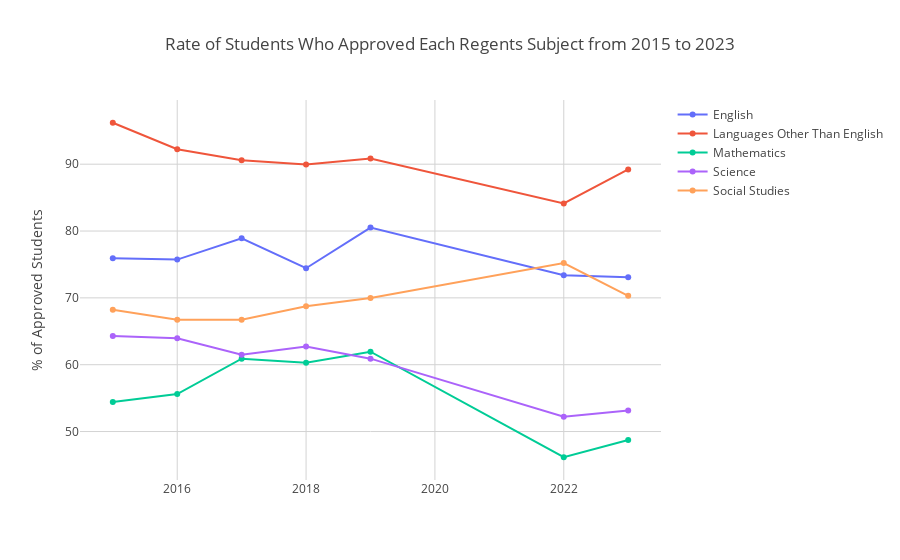

Notebook source saved alongside this figure:
### Code cell
fig = go.Figure()

for subject in all_graduates_general_test_results_per_year['Regents Subject'].unique():
    subject_row = all_graduates_general_test_results_per_year[all_graduates_general_test_results_per_year['Regents Subject'] == subject]
    subject_index = all_graduates_general_test_results_per_year['Regents Subject'].unique().tolist().index(subject)
    fig.add_trace(go.Scatter(x=subject_row['Year'], y=subject_row['% Passed'], name=subject, marker=dict(color=colors2[subject_index])))
    fig.update_yaxes(title_text='% of Approved Students')

fig.update_layout(title_text='Rate of Students Who Approved Each Regents Subject from 2015 to 2023')
fig.show()

### Figure 1 — Plotly figure (JSON) as saved in the notebook; plotly's stock layout.template omitted (floating-point values rounded to 4 significant figures)
{"data": [{"marker": {"color": "#636EFA"}, "name": "English", "type": "scatter", "x": [2015, 2016, 2017, 2018, 2019, 2022, 2023], "y": [75.92, 75.73, 78.91, 74.44, 80.52, 73.4, 73.09]}, {"marker": {"color": "#EF553B"}, "name": "Languages Other Than English", "type": "scatter", "x": [2015, 2016, 2017, 2018, 2019, 2022, 2023], "y": [96.2, 92.24, 90.59, 89.96, 90.85, 84.14, 89.22]}, {"marker": {"color": "#00CC96"}, "name": "Mathematics", "type": "scatter", "x": [2015, 2016, 2017, 2018, 2019, 2022, 2023], "y": [54.41, 55.61, 60.89, 60.28, 61.94, 46.15, 48.72]}, {"marker": {"color": "#AB63FA"}, "name": "Science", "type": "scatter", "x": [2015, 2016, 2017, 2018, 2019, 2022, 2023], "y": [64.29, 63.96, 61.48, 62.72, 60.9, 52.2, 53.15]}, {"marker": {"color": "#FFA15A"}, "name": "Social Studies", "type": "scatter", "x": [2015, 2016, 2017, 2018, 2019, 2022, 2023], "y": [68.21, 66.74, 66.72, 68.74, 69.99, 75.21, 70.31]}], "layout": {"title": {"text": "Rate of Students Who Approved Each Regents Subject from 2015 to 2023"}, "yaxis": {"title": {"text": "% of Approved Students"}}}}
